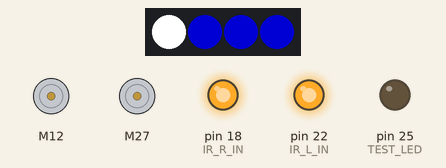
Simulated run of this sketch. Board: Arduino Mega 2560, built with avr-gcc and run on an emulated ATmega2560. On the bench: 4 RGB LEDs in strip order, left to right, 2 × DC motor (green arrow = forward, orange = backward, longer = faster), output pins drawn as LEDs (lit = HIGH). Dim RGB values are drawn brighter than linear.

Above: at 0.1 s.
At 1.6 s:
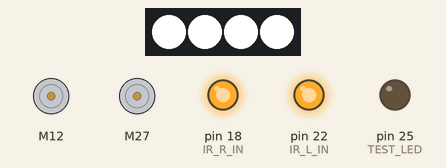
At 2.15 s:
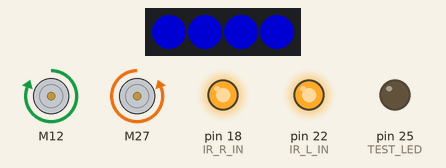
At 10.09 s:
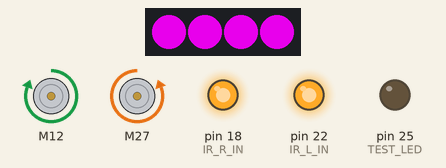
At 20.78 s:
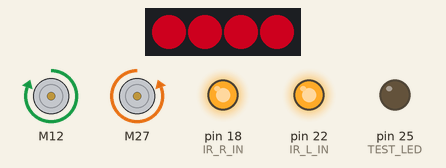
At 39.72 s:
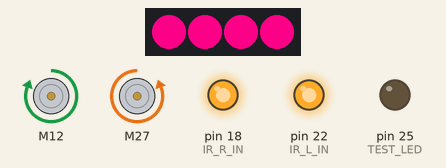
Timing chart, 0 to 40.0 s (numbered marks = the images above):
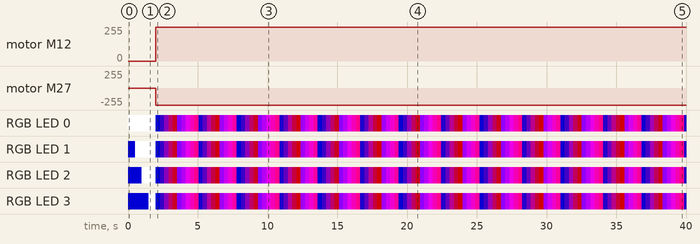

Measured:
- by itself, motor M12: stopped → forward 255/255 at 2.0 s
- by itself, motor M27: stopped → backward 255/255 at 2.0 s
- by itself, RGB LED 2: off → RGB(0, 0, 128) at 0.00 s, → RGB(255, 255, 255) 1.0 s later, → RGB(0, 0, 127) 1.0 s later, → RGB(27, 0, 100) 0.31 s later, … (127 changes in this stretch)
- by itself, RGB LED 0: off → RGB(255, 255, 255) at 0.00 s, → RGB(0, 0, 127) 2.0 s later, → RGB(27, 0, 100) 0.31 s later, → RGB(54, 0, 73) 0.31 s later, … (126 changes in this stretch)

The sketch:

HW_TEST_V2.ino
```cpp
#include <Adafruit_NeoPixel.h>
#ifdef __AVR__
 #include <avr/power.h>
#endif
#include <SparkFun_TB6612.h>

#define WS2812b  5
#define NUMPIXELS 4
#define AIN1 27
#define BIN1 12
#define AIN2 33
#define BIN2 13
#define PWMA 32
#define PWMB 15
#define STBY 14
#define IR_L_IN 22
#define IR_L_OUT 38
#define IR_R_IN 18
#define IR_R_OUT 37
#define END_R 9
#define END_L 10
#define TEST_LED 25

bool test_led_bup = false;
char r = 0;
char g = 0;
char b = 128;
const int offsetA = -1;
const int offsetB = 1;
int zahl = 0;

Motor motorR = Motor(AIN1, AIN2, PWMA, offsetA, STBY, 0);
Motor motorL = Motor(BIN1, BIN2, PWMB, offsetB, STBY, 1);

// LED
Adafruit_NeoPixel pixels(NUMPIXELS, WS2812b, NEO_GRB + NEO_KHZ800);
void setup() {

  Serial.begin(9600);
  pinMode(TEST_LED, OUTPUT);
  pinMode(IR_L_OUT, INPUT);
  pinMode(IR_R_OUT, INPUT);
  pinMode(END_R, INPUT);
  pinMode(END_L, INPUT);
  pinMode(IR_L_IN, OUTPUT);
  pinMode(IR_R_IN, OUTPUT);

   for(int i=0; i<NUMPIXELS; i++) { // For each pixel...
    pixels.setPixelColor(i, pixels.Color(r, g, b));
    pixels.show();   // Send the updated pixel colors to the hardware.
  }

  digitalWrite(IR_R_IN, HIGH);
  digitalWrite(IR_L_IN, HIGH);
  // LED
  pixels.begin(); // INITIALIZE NeoPixel strip object (REQUIRED)

   for(int i=0; i<NUMPIXELS; i++) { // For each pixel...
    pixels.setPixelColor(i, pixels.Color(255, 255, 255));
    pixels.show();   // Send the updated pixel colors to the hardware.
    delay(500);
  }

}

void loop() {

  motorL.drive(255,0);
  motorR.drive(255,0);

  for(r = 0; r < 128; r++){
    b--;
    for(int i = 0; i < 4; i++){
      pixels.setPixelColor(i, pixels.Color(r, g, b));
      pixels.show();   // Send the updated pixel colors to the hardware.
    }
    delay(10);

  }
  for(g = 0; g < 128; g++){
    r--;
    for(int i = 0; i < 4; i++){
      pixels.setPixelColor(i, pixels.Color(r, g, b));
      pixels.show();   // Send the updated pixel colors to the hardware.
    }
    delay(10);
  }
  for(b = 0; b < 128; b++){
    g--;
    for(int i = 0; i < 4; i++){
      pixels.setPixelColor(i, pixels.Color(r, g, b));
      pixels.show();   // Send the updated pixel colors to the hardware.
    }
    delay(10);
  }


  if(test_led_bup == false){
    test_led_bup = true;
    digitalWrite(TEST_LED, HIGH);
  }
  else{
    test_led_bup = false;
    digitalWrite(TEST_LED, LOW);
  }

  delay(10);
}
```
